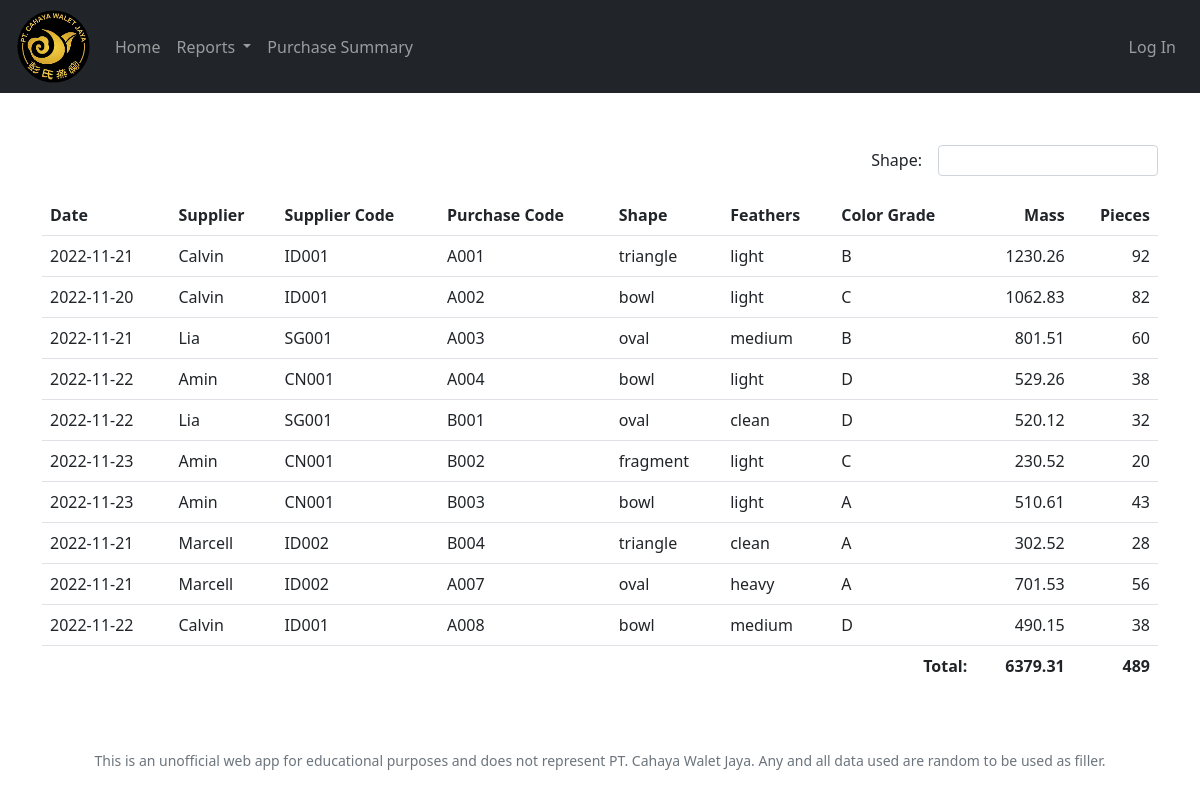
Screenshot of /purchase_reports?filter=shape with the database file from the repository.
### tables this page shows
CREATE TABLE purchases (
    id INTEGER PRIMARY KEY AUTOINCREMENT NOT NULL,
    date NUMERIC,
    supplier TEXT,
    supplier_code TEXT,
    purchase_code TEXT,
    shape TEXT,
    feather TEXT,
    color TEXT,
    mass NUMERIC,
    pieces INTEGER,
    admin_id INTEGER,
    edit_time NUMERIC,
    FOREIGN KEY(admin_id) REFERENCES admins(admin_id));

### app.py (the view)
@app.route("/purchase_reports")
def purchase_reports():
    labels = {
        "supplier": "Supplier",
        "purchase_code": "Purchase Code",
        "shape": "Shape",
    }
    filter = request.args.get("filter")
    purchases = db.execute("SELECT * FROM purchases")
    total = db.execute("SELECT SUM(mass), SUM(pieces) FROM purchases")[0]
    if total["SUM(mass)"] == None:
        total["SUM(mass)"] = 0
    if total["SUM(pieces)"] == None:
        total["SUM(pieces)"] = 0
    return render_template("purchase_reports.html", filter=filter, label=labels[filter], purchases=purchases, total=total, columns=purchase_columns)

### app.py (called while the page is built)
@app.after_request
def after_request(response):
    response.headers["Cache-Control"] = "no-cache, no-store, must-revalidate"
    response.headers["Expires"] = 0
    response.headers["Pragma"] = "no-cache"
    return response

### helpers.py (called while the page is built)
def two_decimal(value):
    return f"{value:.2f}"

### templates/purchase_reports.html (shortened to what this page needs)
{% extends "layout.html" %}
{% block main %}
    <div class="container d-flex flex-column">
        <div class="mb-3 row align-items-center justify-content-end g-3">
            <div class="col-auto">
                <label for="{{ filter }}" class="col-form-label text-end">{{ label }}:</label>
            </div>
            <div class="col-auto">
                <input autocomplete="off" name="{{ filter }}" class="form-control form-control-sm filter text" type="text" onkeyup="filter('text')">
            </div>
        </div>
        <table class="table table-hover">
            <thead>
                <tr>
                    {% for column in columns %}
                        <th class="{{ column['name'] }} text {{ column['align'] }} user-select-none" role="button" onclick="sort(this)">{{ column['label'] }}</th>
                    {% endfor %}
                </tr>
            </thead>
            <tbody>
                {% for purchase in purchases %}
                    <tr class="align-middle not-hidden">
                        {% for column in columns %}
                            {% set field = column['name'] %}
                            <td class="{{ column['align']}} {{ column['name'] }}">
                                {{ purchase[field] }}
                            </td>
                        {% endfor %}
                    </tr>
                {% endfor %}
            </tbody>
            <tfoot>
                <tr>
                    <td class="border-0 fw-bold text-end" colspan="7">Total:</td>
                    <td class="border-0 fw-bold text-end" id="sum_mass"> {{ total["SUM(mass)"] | two_decimal }} </td>
                    <td class="border-0 fw-bold text-end" id="sum_pieces"> {{ total["SUM(pieces)"] }} </td>
                </tr>
            </tfoot>
        </table>
    </div>
{% endblock %}

### rows the page displays
purchases: date "2022-11-21" "Calvin" "ID001" "A001" "triangle" "light" "B" "1230.26" "92"
purchases: date "2022-11-20" "Calvin" "ID001" "A002" "bowl" "light" "C" "1062.83" "82"
purchases: date "2022-11-21" "Lia" "SG001" "A003" "oval" "medium" "B" "801.51" "60"
purchases: date "2022-11-22" "Amin" "CN001" "A004" "bowl" "light" "D" "529.26" "38"
purchases: date "2022-11-22" "Lia" "SG001" "B001" "oval" "clean" "D" "520.12" "32"
purchases: date "2022-11-23" "Amin" "CN001" "B002" "fragment" "light" "C" "230.52" "20"
purchases: date "2022-11-23" "Amin" "CN001" "B003" "bowl" "light" "A" "510.61" "43"
purchases: date "2022-11-21" "Marcell" "ID002" "B004" "triangle" "clean" "A" "302.52" "28"
purchases: date "2022-11-21" "Marcell" "ID002" "A007" "oval" "heavy" "A" "701.53" "56"
purchases: date "2022-11-22" "Calvin" "ID001" "A008" "bowl" "medium" "D" "490.15" "38"

### other values shown
{{ label }} "Shape"
{{ column['label'] }} "Date" "Supplier" "Supplier Code" "Purchase Code" "Shape" "Feathers" "Color Grade" "Mass" "Pieces"
{{ total["SUM(mass)"] | two_decimal }} "6379.31"
{{ total["SUM(pieces)"] }} "489"
